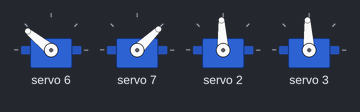
This sketch was run on a simulated Arduino Uno, built with avr-gcc and run on an emulated ATmega328P. Shown: 4 × servo. What the sketch prints to the serial monitor is not drawn.

Above: at 0.2 s.
Timing chart, 0 to 1.7 s (numbered marks = the images above):
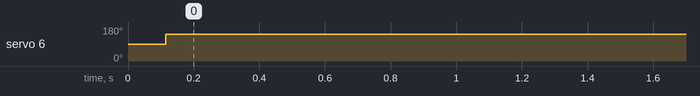

Measured:
- by itself, servo 6: 90° → 141° at 0.11 s

The sketch:

main.ino
```cpp
#include <Wire.h>
#include <Adafruit_PWMServoDriver.h>
#include <PS2X_lib.h>

// PCA9685
Adafruit_PWMServoDriver pwm = Adafruit_PWMServoDriver();

// PS2 pin
#define PS2_DAT 12
#define PS2_CMD 13
#define PS2_SEL 15
#define PS2_CLK 14

// PS2 Controller
PS2X ps2x;

// Động cơ di chuyển
#define LEFT_FORWARD 8
#define LEFT_BACKWARD 9
#define RIGHT_FORWARD 10
#define RIGHT_BACKWARD 11

// Động cơ nâng/thả (motor 180 RPM)
#define LIFT_UP_1 12
#define LIFT_DOWN_1 13
#define LIFT_UP_2 14
#define LIFT_DOWN_2 15

// Servo cánh chắn vật
#define SERVO_GATE 2  // kênh PWM số 2
#define SERVO_GATE1 3
#define SERVO_GATE2 6
#define SERVO_GATE3 7

// Trạng thái cửa
bool isGateOpen = false;
bool isGateOpen1 = false;
bool isGateOpen2 = false;

// Chuyển góc servo thành giá trị PWM (0–4095)
int angleToPulse(int angle) {
  return map(angle, 0, 180, 120, 500); // chỉnh tùy theo loại servo
}

void setup() {
  Serial.begin(115200);

  // Kết nối PS2
  int error = -1;
  for (int i = 0; i < 10; i++) {
    delay(100);
    error = ps2x.config_gamepad(PS2_CLK, PS2_CMD, PS2_SEL, PS2_DAT, true, true);
    if (!error) break;
    Serial.print(".");
  }

  if (error) {
    Serial.println("❌ Không kết nối được tay cầm PS2!");
    while (true);
  }

  Serial.println("\n✅ Tay cầm PS2 đã kết nối!");

  // Khởi tạo PCA9685
  pwm.begin();
  pwm.setOscillatorFrequency(27000000);
  pwm.setPWMFreq(50);
  Wire.setClock(400000);

  pwm.writeMicroseconds(SERVO_GATE2, 2000);
  pwm.writeMicroseconds(SERVO_GATE3, 1000);

  isGateOpen = false;
  isGateOpen1 = false;
  //isGateOpen2 = false;

  // Dừng tất cả động cơ
  stopAll();
}

void stopAll() {
  pwm.setPWM(LEFT_FORWARD, 0, 0);
  pwm.setPWM(LEFT_BACKWARD, 0, 0);
  pwm.setPWM(RIGHT_FORWARD, 0, 0);
  pwm.setPWM(RIGHT_BACKWARD, 0, 0);
  pwm.setPWM(LIFT_UP_1, 0, 0);
  pwm.setPWM(LIFT_DOWN_1, 0, 0);
  pwm.setPWM(LIFT_UP_2, 0, 0);
  pwm.setPWM(LIFT_DOWN_2, 0, 0);
}

void loop() {
  ps2x.read_gamepad();

  int deadzone = 10;

  // Đọc joystick trái (PSS_LX: ngang, PSS_LY: dọc)
  int rawX = ps2x.Analog(PSS_RX);
  int rawY = ps2x.Analog(PSS_LY);

  int x = 128 - rawX;
  int y = rawY - 128;

  if (abs(x) < deadzone) x = 0;
  if (abs(y) < deadzone) y = 0;

  // Tính tốc độ từng bánh
  int leftSpeed = y + x;
  int rightSpeed = y - x;

  leftSpeed = constrain(leftSpeed, -128, 128);
  rightSpeed = constrain(rightSpeed, -128, 128);

  int pwmLeft = map(abs(leftSpeed), 0, 128, 0, 2730);
  int pwmRight = map(abs(rightSpeed), 0, 128, 0, 2730);

  // Điều khiển bánh trái
  if (leftSpeed > 10) {
    pwm.setPWM(LEFT_FORWARD, 0, pwmLeft);
    pwm.setPWM(LEFT_BACKWARD, 0, 0);
  } else if (leftSpeed < -10) {
    pwm.setPWM(LEFT_FORWARD, 0, 0);
    pwm.setPWM(LEFT_BACKWARD, 0, pwmLeft);
  } else {
    pwm.setPWM(LEFT_FORWARD, 0, 0);
    pwm.setPWM(LEFT_BACKWARD, 0, 0);
  }

  // Điều khiển bánh phải
  if (rightSpeed > 10) {
    pwm.setPWM(RIGHT_FORWARD, 0, pwmRight);
    pwm.setPWM(RIGHT_BACKWARD, 0, 0);
  } else if (rightSpeed < -10) {
    pwm.setPWM(RIGHT_FORWARD, 0, 0);
    pwm.setPWM(RIGHT_BACKWARD, 0, pwmRight);
  } else {
    pwm.setPWM(RIGHT_FORWARD, 0, 0);
    pwm.setPWM(RIGHT_BACKWARD, 0, 0);
  }

  // Điều khiển cơ cấu nâng/thả
  if (ps2x.Button(PSB_R2)) {
    pwm.setPWM(LIFT_UP_1, 0, 2730);
    pwm.setPWM(LIFT_DOWN_1, 0, 0);
    pwm.setPWM(LIFT_UP_2, 0, 0);
    pwm.setPWM(LIFT_DOWN_2, 0, 2730);
  } else if (ps2x.Button(PSB_R1)) {
    pwm.setPWM(LIFT_UP_1, 0, 0);
    pwm.setPWM(LIFT_DOWN_1, 0, 2730);
    pwm.setPWM(LIFT_UP_2, 0, 2730);
    pwm.setPWM(LIFT_DOWN_2, 0, 0);
  } else {
    pwm.setPWM(LIFT_UP_1, 0, 0);
    pwm.setPWM(LIFT_DOWN_1, 0, 0);
    pwm.setPWM(LIFT_UP_2, 0, 0);
    pwm.setPWM(LIFT_DOWN_2, 0, 0);
  }

  // === Servo cánh chắn vật ===

  if (ps2x.ButtonPressed(PSB_L1)) {
    if (!isGateOpen){
      pwm.writeMicroseconds(SERVO_GATE, 1000);
      pwm.writeMicroseconds(SERVO_GATE1, 2000);
      delay(1000);
      pwm.writeMicroseconds(SERVO_GATE, 1500);
      pwm.writeMicroseconds(SERVO_GATE1, 1500);
      isGateOpen = true;
    } else {
      pwm.writeMicroseconds(SERVO_GATE, 2000);
      pwm.writeMicroseconds(SERVO_GATE1, 1000);
      delay(1000);
      pwm.writeMicroseconds(SERVO_GATE, 1500);
      pwm.writeMicroseconds(SERVO_GATE1, 1500);
      isGateOpen = false;
    }  // Mở cửa
  } else {
    pwm.writeMicroseconds(SERVO_GATE, 1500);
    pwm.writeMicroseconds(SERVO_GATE1, 1500);
  }

  if (ps2x.ButtonPressed(PSB_L2)) {
    if (!isGateOpen1){
      pwm.writeMicroseconds(SERVO_GATE2, 1000);
      pwm.writeMicroseconds(SERVO_GATE3, 2000);
      isGateOpen1 = true;
    } else {
      pwm.writeMicroseconds(SERVO_GATE2, 2000);
      pwm.writeMicroseconds(SERVO_GATE3, 1000);
      isGateOpen1 = false;
    }
  }

  // Debug
  Serial.print("LY: "); Serial.print(y);
  Serial.print(" | LX: "); Serial.print(x);
  Serial.print(" | L_PWM: "); Serial.print(pwmLeft);
  Serial.print(" | R_PWM: "); Serial.print(pwmRight);
  Serial.print(" | GATE: "); Serial.println(isGateOpen ? "OPEN" : "CLOSED");

  delay(30);
}
```
